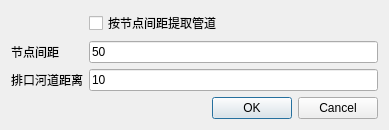
<?xml version="1.0" encoding="UTF-8"?>
<ui version="4.0">
 <class>Dialog</class>
 <widget class="QDialog" name="Dialog">
  <property name="geometry">
   <rect>
    <x>0</x>
    <y>0</y>
    <width>389</width>
    <height>113</height>
   </rect>
  </property>
  <property name="windowTitle">
   <string>布局属性</string>
  </property>
  <layout class="QGridLayout" name="gridLayout">
   <item row="3" column="1">
    <widget class="QLineEdit" name="disEdit2">
     <property name="text">
      <string>10</string>
     </property>
    </widget>
   </item>
   <item row="4" column="1">
    <widget class="QDialogButtonBox" name="buttonBox">
     <property name="orientation">
      <enum>Qt::Horizontal</enum>
     </property>
     <property name="standardButtons">
      <set>QDialogButtonBox::Cancel|QDialogButtonBox::Ok</set>
     </property>
    </widget>
   </item>
   <item row="3" column="0">
    <widget class="QLabel" name="label_13">
     <property name="text">
      <string>排口河道距离</string>
     </property>
    </widget>
   </item>
   <item row="2" column="1">
    <widget class="QLineEdit" name="disEdit">
     <property name="text">
      <string>50</string>
     </property>
    </widget>
   </item>
   <item row="2" column="0">
    <widget class="QLabel" name="label_6">
     <property name="text">
      <string>节点间距</string>
     </property>
    </widget>
   </item>
   <item row="0" column="1">
    <widget class="QCheckBox" name="checkBox">
     <property name="text">
      <string>按节点间距提取管道</string>
     </property>
    </widget>
   </item>
  </layout>
 </widget>
 <tabstops>
  <tabstop>checkBox</tabstop>
  <tabstop>disEdit</tabstop>
  <tabstop>disEdit2</tabstop>
 </tabstops>
 <resources/>
 <connections>
  <connection>
   <sender>buttonBox</sender>
   <signal>accepted()</signal>
   <receiver>Dialog</receiver>
   <slot>accept()</slot>
   <hints>
    <hint type="sourcelabel">
     <x>248</x>
     <y>254</y>
    </hint>
    <hint type="destinationlabel">
     <x>157</x>
     <y>274</y>
    </hint>
   </hints>
  </connection>
  <connection>
   <sender>buttonBox</sender>
   <signal>rejected()</signal>
   <receiver>Dialog</receiver>
   <slot>reject()</slot>
   <hints>
    <hint type="sourcelabel">
     <x>316</x>
     <y>260</y>
    </hint>
    <hint type="destinationlabel">
     <x>286</x>
     <y>274</y>
    </hint>
   </hints>
  </connection>
 </connections>
</ui>
